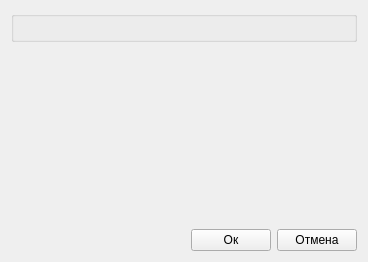
<?xml version="1.0" encoding="UTF-8"?>
<ui version="4.0">
 <class>camera_manager_window</class>
 <widget class="QWidget" name="camera_manager_window">
  <property name="geometry">
   <rect>
    <x>0</x>
    <y>0</y>
    <width>368</width>
    <height>262</height>
   </rect>
  </property>
  <property name="windowTitle">
   <string>Управление камерами</string>
  </property>
  <layout class="QGridLayout" name="gridLayout">
   <item row="2" column="1">
    <layout class="QHBoxLayout" name="horizontalLayout">
     <item>
      <widget class="QPushButton" name="ok_button">
       <property name="text">
        <string>Ок</string>
       </property>
      </widget>
     </item>
     <item>
      <widget class="QPushButton" name="cancel_button">
       <property name="text">
        <string>Отмена</string>
       </property>
      </widget>
     </item>
    </layout>
   </item>
   <item row="0" column="0" colspan="2">
    <widget class="QGroupBox" name="camera_list_groupBox">
     <property name="title">
      <string/>
     </property>
    </widget>
   </item>
   <item row="2" column="0">
    <spacer name="horizontalSpacer">
     <property name="orientation">
      <enum>Qt::Orientation::Horizontal</enum>
     </property>
     <property name="sizeHint" stdset="0">
      <size>
       <width>40</width>
       <height>20</height>
      </size>
     </property>
    </spacer>
   </item>
   <item row="1" column="1">
    <spacer name="verticalSpacer">
     <property name="orientation">
      <enum>Qt::Orientation::Vertical</enum>
     </property>
     <property name="sizeHint" stdset="0">
      <size>
       <width>20</width>
       <height>40</height>
      </size>
     </property>
    </spacer>
   </item>
  </layout>
 </widget>
 <resources/>
 <connections/>
</ui>
